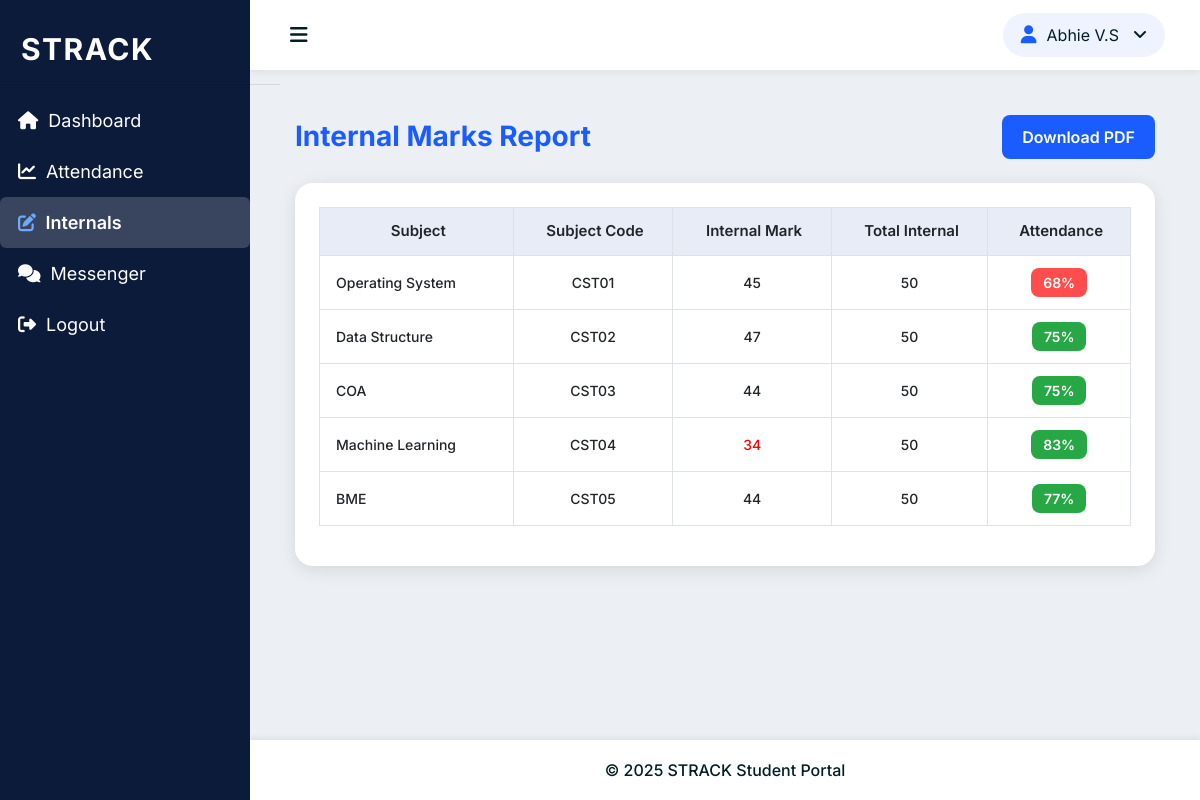
The page /StudentPortal/StudentReportPage/ (signed in) on the database its author committed.
### TeacherApp/models.py (models this page shows, shortened)
class Studentdb(models.Model):
    Student_name = models.CharField(max_length=30)
    Student_rollno = models.IntegerField()
    Student_regid = models.CharField(max_length=30, unique=True)
    Student_batch = models.CharField(max_length=30)
    Student_sem = models.CharField(max_length=30)
    Student_duration = models.CharField(max_length=30)
    Student_email = models.EmailField(unique=True)
    Student_phone = models.IntegerField(unique=True)
    Student_prof = models.ImageField(upload_to="Student Profile Image")
    Student_password = models.CharField(max_length=10)
    Student_confirm = models.CharField(max_length=10)
    class Meta:
        ordering = ['Student_rollno']

class Subjectdb(models.Model):
    Subject_name = models.CharField(max_length=30,unique=True)
    Subject_code = models.CharField(max_length=30, unique=True)
    Subject_teacher = models.CharField(max_length=30)
    Subject_sem = models.CharField(max_length=30)
    Subject_dep = models.CharField(max_length=30)

### StudentApp/views.py (the view)
# urls.py: path('StudentReportPage/', views.StudentReportPage, name="StudentReportPage"),
def StudentReportPage(request):
    student = Studentdb.objects.get(id=request.session['StudentId'])
    internal = Internalmarkdb.objects.filter(Student=student)
    attendance = []
    for i in internal:
        subject = i.Subject
        Total_class = Attendancedb.objects.filter(Student=student, Subject=subject).count()
        present_class = Attendancedb.objects.filter(Student=student, Subject=subject, Status="Present").count()
        if Total_class == 0:
            percentages = 0
        else:
            percentages = round((present_class / Total_class) * 100)
        attendance.append({'subject': subject.Subject_name,
                           'subjectcode': subject.Subject_code,
                           'internalmark': i.Internalmark,
                           'totalmark': i.Totalmark,
                           'percentages': percentages})
    return render(request, 'StudentReport.html', {'student': student, 'attendance': attendance})

### StudentApp/templates/StudentReport.html
{% extends 'base.html' %}
{% load static %}
{% block content %}
<div class="pd-ltr-20">
    <div class="d-flex justify-content-between align-items-center mb-4">
        <h3 style="font-weight:700; color:#1b5cff;">Internal Marks Report</h3>
        <a href="{% url 'DownloadInternalPdf' %}"
           class="btn btn-primary"
           style="background:#1b5cff; border:none; padding:10px 20px; border-radius:8px; font-weight:600;">
            Download PDF
        </a>
    </div>
    <div class="card-box p-4"
         style="border-radius:18px; background:#ffffff; box-shadow:0 4px 18px rgba(0,0,0,0.1);">
        <table class="table table-bordered table-hover">
            <thead style="background-color:#e8ecf7;">
            <tr class="text-center">
                <th>Subject</th>
                <th>Subject Code</th>
                <th>Internal Mark</th>
                <th>Total Internal</th>
                <th>Attendance</th>
            </tr>
            </thead>
            <tbody>
            {% for i in attendance %}
            <tr class="text-center">
                <td style="text-align:left; font-weight:500;">{{ i.subject }}</td>
                <td>{{ i.subjectcode }}</td>
                <td>
                    {% if i.internalmark < 35 %}
                        <span style="color:red;">{{ i.internalmark }}</span>
                    {% else %}
                        <span>{{ i.internalmark }}</span>
                    {% endif %}
                </td>
                <td>{{ i.totalmark }}</td>
                <td>
                    {% if i.percentages < 75 %}
                        <span style="background:#ff4d4d; color:white; padding:6px 12px; border-radius:8px; font-weight:600;">
                            {{ i.percentages }}%
                        </span>
                    {% else %}
                        <span style="background:#28a745; color:white; padding:6px 12px; border-radius:8px; font-weight:600;">
                            {{ i.percentages }}%
                        </span>
                    {% endif %}
                </td>
            </tr>
            {% endfor %}
            </tbody>
        </table>
    </div>
</div>
{% endblock %}

### StudentApp/templates/base.html (shortened to what this page needs)
<!DOCTYPE html>
{% load static %}
<html >
<head>
    <link rel="stylesheet" href="https://cdnjs.cloudflare.com/ajax/libs/font-awesome/6.5.0/css/all.min.css">
    <link rel="stylesheet" href="{% static 'Studentside/vendors/styles/core.css' %}">
    <link rel="stylesheet" href="{% static 'Studentside/vendors/styles/icon-font.min.css' %}">
    <link rel="stylesheet" href="{% static 'Studentside/vendors/styles/style.css' %}">
</head>
<body>
<div class="layout-wrapper">
    <aside class="sidebar">
        <div class="brand-logo" style="padding:20px 1px; margin-top:15px;">
            <a href="{% url 'StudentHomePage' %}"
               style="color:white; font-size:30px; font-weight:bold;">STRACK</a>
        </div>
        <ul style="list-style:none; padding-left:0; margin-top:10px;">
            <li>
                <a href="{% url 'StudentHomePage' %}" style="font-size:18px;"
                   class="{% if request.resolver_match.url_name == 'StudentHomePage' %}active-link{% endif %}">
                    <i class="fa-solid fa-house" style="margin-right:5px;"></i> Dashboard
                </a>
            </li>
            <li>
                <a href="{% url 'StudentAttendanceDisplayPage' %}" style="font-size:18px;"
                   class="{% if request.resolver_match.url_name == 'StudentAttendanceDisplayPage' %}active-link{% endif %}">
                    <i class="fa-solid fa-chart-line" style="margin-right:5px;"></i> Attendance
                </a>
            </li>
            <li>
                <a href="{% url 'StudentReportPage' %}" style="font-size:18px;"
                   class="{% if request.resolver_match.url_name == 'StudentReportPage' %}active-link{% endif %}">
                    <i class="fa-solid fa-pen-to-square" style="margin-right:5px;"></i> Internals
                </a>
            </li>
            <li>
                <a style="font-size:18px;" href="{% url 'StudentChatPage' %}"><i class="fa-solid fa-comments" style="margin-right:5px;"></i> Messenger</a>
            </li>
            <li>
                <a href="{% url 'StudentLogout' %}" style="font-size:18px;">
                    <i class="fa-solid fa-right-from-bracket" style="margin-right:5px;"></i> Logout
                </a>
            </li>
        </ul>
    </aside>
    <div class="main-wrapper">
        <div class="header">
            <div id="hamburger"><i class="fa-solid fa-bars"></i></div>
            <div class="user-info-dropdown dropdown">
                <a class="dropdown-toggle" data-bs-toggle="dropdown">
                    <i class="fa-solid fa-user"></i>
                    <span>{{student.Student_name}}</span>
                </a>
            </div>
        </div>
        <main class="content-area">
            {% block content %}{% endblock %}
        </main>
        <div class="footer-wrap">
            © 2025 STRACK Student Portal
        </div>
    </div>
</div>
</body>
</html>

### StudentApp/templates/base.html (style rules this page uses)
html, body { height: 100%; margin: 0; padding: 0; overflow-x: hidden; }
body { display: flex; flex-direction: column; min-height: 100vh; }
.layout-wrapper { display: flex; width: 100%; min-height: 100vh; overflow-x: hidden; }
.sidebar { width: 250px; height: 100vh; position: fixed; left: 0; top: 0; background: #0d1b3a; color: white; z-index: 1000; transition: 0.3s ease; }
.sidebar ul li a { display: block; padding: 12px 18px; color: white; font-size: 15px; border-radius: 6px; }
.active-link { background: rgba(255,255,255,0.18) !important; font-weight: 600; }
.active-link i { color: #6ea8ff !important; }
.main-wrapper { width: 100%; margin-left: 250px; transition: margin-left 0.3s ease; display: flex; flex-direction: column; min-height: 100vh; }
.header { height: 70px; width: 100%; background: #fff; padding: 0 25px; display: flex; justify-content: space-between; align-items: center; position: sticky; top: 0; z-index: 900; box-shadow: 0 2px 8px rgba(0,0,0,0.07); }
#hamburger { padding: 12px 15px; cursor: pointer; border-radius: 8px; font-size: 20px; transition: 0.2s; }
.user-info-dropdown .dropdown-toggle { display: flex; align-items: center; gap: 10px; padding: 10px 18px; background: #eef3ff; border-radius: 25px; cursor: pointer; }
.user-info-dropdown i { font-size: 18px; color: #1b5cff; }
.content-area { padding: 25px; flex: 1; }
.footer-wrap { background: #fff; text-align: center; padding: 18px; margin-top: auto; box-shadow: 0 -2px 6px rgba(0,0,0,0.08); }

### rows shown on the page
Studentdb: Student_name "Abhie V.S"
Subjectdb: subject "Operating System", subjectcode "CST01"
Subjectdb: subject "Data Structure", subjectcode "CST02"
Subjectdb: subject "COA", subjectcode "CST03"
Subjectdb: subject "Machine Learning", subjectcode "CST04"
Subjectdb: subject "BME", subjectcode "CST05"

### other values the page prints
{{ i.internalmark }} "45" "47" "44" "44"
{{ i.totalmark }} "50" "50" "50" "50" "50"
{{ i.percentages }} "68"
{{ i.percentages }} "75" "75" "83" "77"
{{ i.internalmark }} "34"
